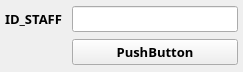
        <widget class="QWidget" name="scrollAreaWidgetContents_6">
         <property name="geometry">
          <rect>
           <x>0</x>
           <y>0</y>
           <width>243</width>
           <height>72</height>
          </rect>
         </property>
         <layout class="QGridLayout" name="gridLayout_6">
          <property name="leftMargin">
           <number>5</number>
          </property>
          <property name="topMargin">
           <number>5</number>
          </property>
          <property name="rightMargin">
           <number>5</number>
          </property>
          <property name="bottomMargin">
           <number>5</number>
          </property>
          <property name="horizontalSpacing">
           <number>10</number>
          </property>
          <item row="3" column="4">
           <widget class="QPushButton" name="pushButton_9">
            <property name="font">
             <font>
              <family>Rockwell Extra Bold</family>
              <pointsize>10</pointsize>
              <weight>75</weight>
              <bold>true</bold>
             </font>
            </property>
            <property name="text">
             <string>PushButton</string>
            </property>
           </widget>
          </item>
          <item row="2" column="4">
           <widget class="QLineEdit" name="lineEdit_5">
            <property name="font">
             <font>
              <family>Rockwell Extra Bold</family>
              <pointsize>10</pointsize>
              <weight>75</weight>
              <bold>true</bold>
             </font>
            </property>
           </widget>
          </item>
          <item row="2" column="0">
           <widget class="QLabel" name="label_5">
            <property name="font">
             <font>
              <family>Rockwell Extra Bold</family>
              <pointsize>10</pointsize>
              <weight>75</weight>
              <bold>true</bold>
             </font>
            </property>
            <property name="text">
             <string>ID_STAFF</string>
            </property>
           </widget>
          </item>
         </layout>
        </widget>
